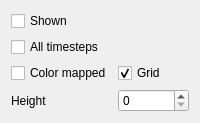
       <widget class="QWidget" name="tabHistogram">
        <attribute name="title">
         <string>Histogram</string>
        </attribute>
        <layout class="QFormLayout" name="formLayout_18">
         <item row="0" column="0">
          <widget class="QCheckBox" name="checkBoxHistogramShown">
           <property name="text">
            <string>Shown</string>
           </property>
          </widget>
         </item>
         <item row="3" column="0">
          <widget class="QCheckBox" name="checkBoxHistogramColorMapped">
           <property name="text">
            <string>Color mapped</string>
           </property>
          </widget>
         </item>
         <item row="3" column="1">
          <widget class="QCheckBox" name="checkBoxHistogramGridShown">
           <property name="text">
            <string>Grid</string>
           </property>
           <property name="checked">
            <bool>true</bool>
           </property>
          </widget>
         </item>
         <item row="2" column="0">
          <widget class="QCheckBox" name="checkBoxHistogramAllTimesteps">
           <property name="text">
            <string>All timesteps</string>
           </property>
          </widget>
         </item>
         <item row="4" column="0">
          <widget class="QLabel" name="label_23">
           <property name="text">
            <string>Height</string>
           </property>
          </widget>
         </item>
         <item row="4" column="1">
          <widget class="QSpinBox" name="spinBoxHistogramHeight"/>
         </item>
        </layout>
       </widget>
